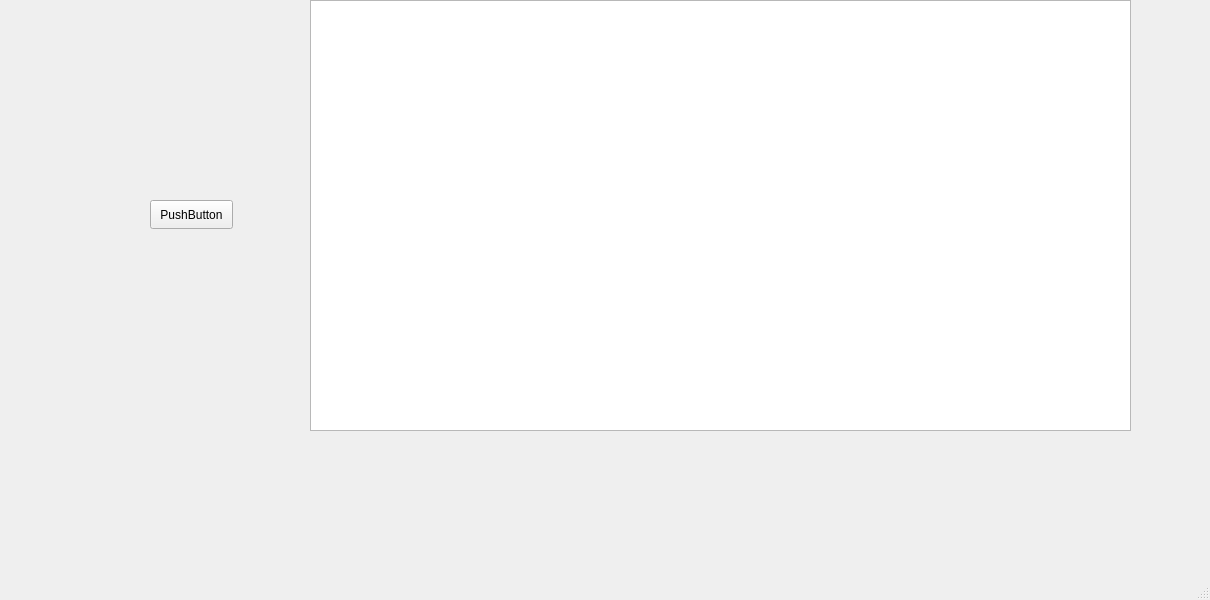
<?xml version="1.0" encoding="UTF-8"?>
<ui version="4.0">
 <class>MainWindow</class>
 <widget class="QMainWindow" name="MainWindow">
  <property name="geometry">
   <rect>
    <x>0</x>
    <y>0</y>
    <width>1210</width>
    <height>600</height>
   </rect>
  </property>
  <property name="minimumSize">
   <size>
    <width>1000</width>
    <height>500</height>
   </size>
  </property>
  <property name="windowTitle">
   <string>SEICO</string>
  </property>
  <property name="autoFillBackground">
   <bool>false</bool>
  </property>
  <property name="toolButtonStyle">
   <enum>Qt::ToolButtonStyle::ToolButtonTextOnly</enum>
  </property>
  <widget class="QWidget" name="centralwidget">
   <property name="autoFillBackground">
    <bool>false</bool>
   </property>
   <widget class="QPushButton" name="button1">
    <property name="geometry">
     <rect>
      <x>150</x>
      <y>200</y>
      <width>83</width>
      <height>29</height>
     </rect>
    </property>
    <property name="text">
     <string>PushButton</string>
    </property>
   </widget>
   <widget class="Trace" name="trace">
    <property name="geometry">
     <rect>
      <x>310</x>
      <y>0</y>
      <width>821</width>
      <height>431</height>
     </rect>
    </property>
   </widget>
  </widget>
  <widget class="QMenuBar" name="menubar">
   <property name="geometry">
    <rect>
     <x>0</x>
     <y>0</y>
     <width>1210</width>
     <height>25</height>
    </rect>
   </property>
  </widget>
  <widget class="QStatusBar" name="statusbar"/>
 </widget>
 <customwidgets>
  <customwidget>
   <class>Trace</class>
   <extends>QTreeView</extends>
   <header>trace.h</header>
  </customwidget>
 </customwidgets>
 <resources/>
 <connections/>
</ui>
